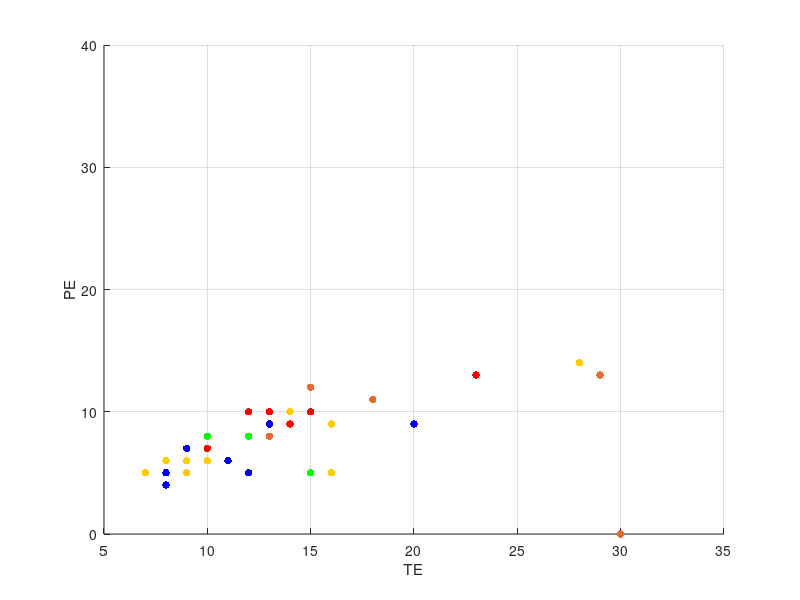

Recreate this plot in MATLAB. (Note: this script raises an error after producing the figure.)
clear;
load('GenAlgClusterData.mat');

%% Clustering data from simulations with different parameters
% Create the YoungSIMclusterSET

[~,index] = sortrows([genome1.totalFit].'); genome1 = genome1(index(end:-1:1)); clear index; 
YoungSIMclusterSET{1} = genome1(15).dependent;

[~,index] = sortrows([genome2.totalFit].'); genome2 = genome2(index(end:-1:1)); clear index; 
YoungSIMclusterSET{2} = genome2(9).dependent;

[~,index] = sortrows([genome3.totalFit].'); genome3 = genome3(index(end:-1:1)); clear index; 
YoungSIMclusterSET{3} = genome3(6).dependent;

[~,index] = sortrows([genome4.totalFit].'); genome4 = genome4(index(end:-1:1)); clear index; 
YoungSIMclusterSET{4} = genome4(1).dependent;

[~,index] = sortrows([genome5.totalFit].'); genome5 = genome5(index(end:-1:1)); clear index;
YoungSIMclusterSET{5} = genome5(7).dependent;

%% Plotting data from different parameters
figure; %subplot(2,1,1)
hold on;
cols = {[0 0 1],[1 0.8 0],[0.91 0.41 0.17],[1 0 0],[0 1 0]};
for cc = 1:5

%% Bootstrapping to match the same number of elements of the NP data
%YoungSIMclusterSETboot{cc} = bootstrp(length(YoungNPdataSET{cc}),@mean,YoungSIMclusterSET{cc})    
sc3 = scatter3(YoungSIMclusterSET{cc}(:,1),YoungSIMclusterSET{cc}(:,2),YoungSIMclusterSET{cc}(:,3),30,'filled');
grid on;
set(sc3, 'CData', cols{cc});
%(sc3, 'MarkerEdgeColor', 'k');

end
xlabel('TE');
ylabel('PE');
zlabel('SL');
xlim([5 35]);
ylim([0 40])
zlim([0 2]);

%% Aggregate all the data
% Outliers are considered those values less than 0.5 times the
% minimum value and greater than 1.5 times the maximum value
% of in the correspondent 
outlier_coeff = 1.9;

for cc = 1:5
   
    YoungSIMclusterSETmean{cc} = mean(YoungSIMclusterSET{cc});
    YoungSIMclusterSETmedian{cc} = median(YoungSIMclusterSET{cc});
    YoungSIMclusterSETstd{cc} = std(YoungSIMclusterSET{cc});
    YoungSIMclusterSETiqr{cc} = iqr(YoungSIMclusterSET{cc});
    exclude_indx = zeros(1,size(YoungNPdataSET{cc},1));
 
 for indx = 1:size(YoungSIMclusterSET{cc},1)
     if any(YoungSIMclusterSET{cc}(indx,:) < (2-outlier_coeff)*min(YoungNPdataSET{cc}))
         exclude_indx(indx) = indx;
     end
     if any(YoungSIMclusterSET{cc}(indx,:) > (outlier_coeff)*max(YoungNPdataSET{cc} ))
         exclude_indx(indx) = indx;
     end
 end
 exclude_indx = exclude_indx(exclude_indx~=0);

 YoungSIMclusterSET{cc}(exclude_indx,:) = [];
 fprintf('Set %1.0f size: %1.0f\n',cc,size(YoungSIMclusterSET{cc},1));
 
end

YoungSIMclusterFULL = [YoungSIMclusterSET{1}; YoungSIMclusterSET{2}; YoungSIMclusterSET{3}; YoungSIMclusterSET{4}; YoungSIMclusterSET{5}];
YoungNPdataFULL = [YoungNPdataSET{1}; YoungNPdataSET{2}; YoungNPdataSET{3}; YoungNPdataSET{4}; YoungNPdataSET{5}];

btstrp_num = 1000;

%% Bootstrap individual groups (SIM)
for cc = 1:5
    YoungSIMclusterSETbtstrp{cc} =  bootstrp(btstrp_num/5,@mean,YoungSIMclusterSET{cc});
    YoungNPdataSETbtstrp{cc} = bootstrp(btstrp_num/5,@mean,YoungNPdataSET{cc});
end

YoungSIMclusterFULLbtstrp = [YoungSIMclusterSETbtstrp{1}; YoungSIMclusterSETbtstrp{2}; YoungSIMclusterSETbtstrp{3}; YoungSIMclusterSETbtstrp{4}; YoungSIMclusterSETbtstrp{5}];
YoungNPdataFULLbtstrp = [YoungNPdataSETbtstrp{1}; YoungNPdataSETbtstrp{2}; YoungNPdataSETbtstrp{3}; YoungNPdataSETbtstrp{4}; YoungNPdataSETbtstrp{5}];

corrplot(YoungNPdataFULLbtstrp,'type','Pearson','testR','on','alpha',0.01,'varNames',{'TE','PE','SL'});
title('Bootstrapped Neuropsychological Data Across Groups');
corrplot(bootstrp(btstrp_num,@mean,YoungNPdataFULL),'type','Pearson','testR','on','alpha',0.01,'varNames',{'TE','PE','SL'});

corrplot(YoungSIMclusterFULLbtstrp,'type','Pearson','testR','on','alpha',0.01,'varNames',{'TE','PE','SL'});
corrplot(bootstrp(btstrp_num,@mean,YoungSIMclusterFULL),'type','Pearson','testR','on','alpha',0.01,'varNames',{'TE','PE','SL'});

for cc = 1:5
    
    fprintf('Group %1.0f\n',cc);
    fprintf('Elements: %1.0f\n',size(YoungSIMclusterSET{cc},1));
    fprintf('TE: M = %1.2f, SD = %1.2f\n',mean(YoungSIMclusterSET{cc}(:,1)),std(YoungSIMclusterSET{cc}(:,1)));
    fprintf('PE: M = %1.2f, SD = %1.2f\n',mean(YoungSIMclusterSET{cc}(:,2)),std(YoungSIMclusterSET{cc}(:,2)));
    fprintf('SL: M = %1.2f, SD = %1.2f\n',mean(YoungSIMclusterSET{cc}(:,3)),std(YoungSIMclusterSET{cc}(:,3)));
    fprintf('\n');
    
end